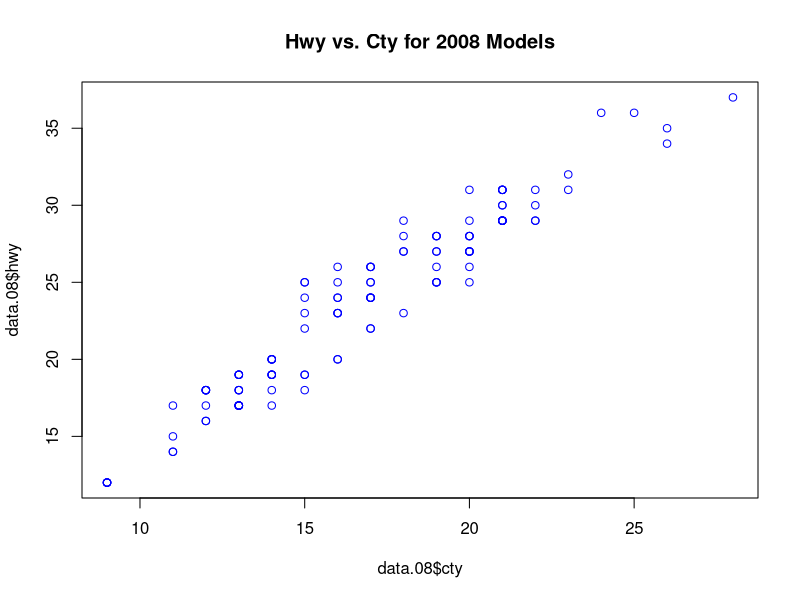

R code for this plot:
# Load mpg data set
library(tidyverse)
data.00 <- mpg
View(data.00)

# 1. View the first 6 observations; do it 2 different ways
slice(data.00, 1:6)
head(data.00)
data.00[1:6,]

# 2. What is the average of 'cty' for compact cars?
###  Answer: 20.1
data.00 %>%
  select(class, cty) %>% # subset to only desired variables
  group_by(class) %>% # to collect all vehicles of same class in the calculation
  summarise(mean.cty = mean(cty)) %>% # calculates mean of cty for each class
  filter(class == 'compact')


# 3. Create a new dataframe that has five variables: 
###       manufacturer, class, cty, mean.hwy, and hwy.per.cyl. 
#    mean.hwy should be the average of 'hwy' for each manufacturer's classes of vehicles,
###       by number of cylinders. 
#    hwy.per.cyl should be the average ratio of hwy to cyl for each manufacturer's classes
###       of vehicles, by number of cylinders.
#    Each manufactuer/class/cyl combination should have only one record in the dataframe.
new.data <- data.00 %>%
  mutate(hwy.to.cyl = hwy / cyl) %>%
  group_by(manufacturer, class, cyl) %>%
  summarise(mean.hwy = mean(hwy), hwy.per.cyl = mean(hwy.to.cyl)) %>%
  select(manufacturer, class, cyl, mean.hwy, hwy.per.cyl)
  


# 4. Plot 'hwy' against 'cty' for all 2008 models.
data.08 <- data.00 %>%
  filter(year == '2008') %>%
  select(hwy, cty)
plot(data.08$cty, data.08$hwy, type = 'p', col = 'blue',
     main = 'Hwy vs. Cty for 2008 Models')
